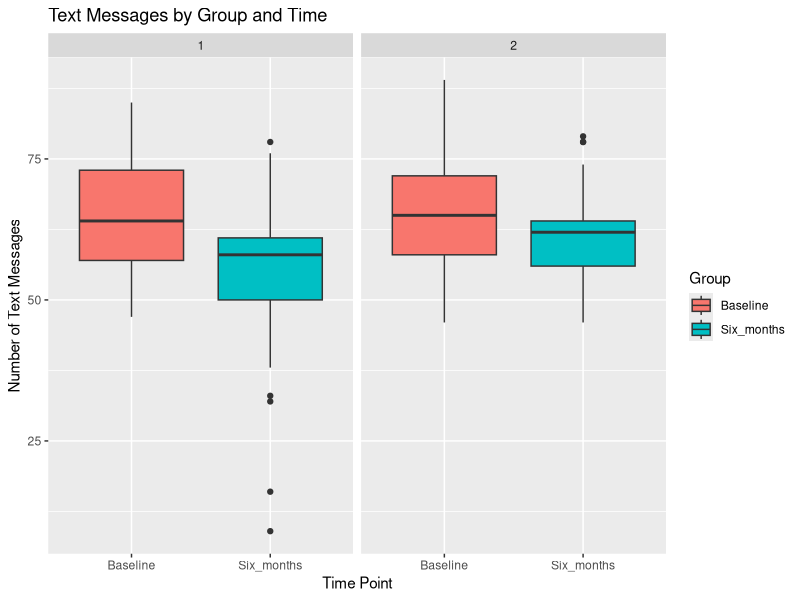
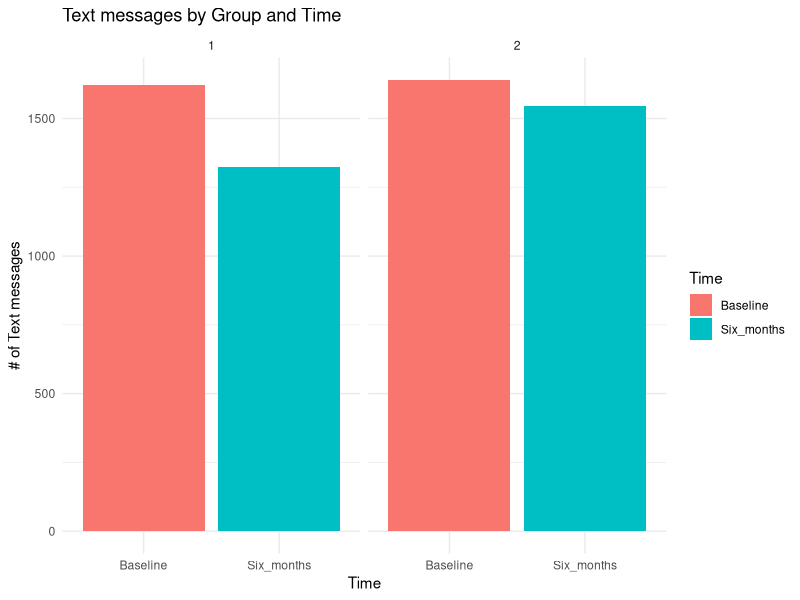

Source code (R) for these figures, in order:
## ---- chunk 1
knitr::opts_chunk$set(echo = TRUE)
## ---- chunk 2
df <- read.csv("TextMessages.csv")
## ---- chunk 3
library(tidyverse)
df_long <- df %>% pivot_longer(cols = c(Baseline, Six_months), names_to = "Time", values_to = "Text_Count")

## ---- chunk 4
library(ggplot2)
ggplot(df_long, aes(x = Time, y = Text_Count, fill = Time)) + geom_boxplot() + facet_wrap(~Group) +
  labs(title = "Text Messages by Group and Time", x = "Time Point", y = "Number of Text Messages",
       fill = "Group") 
## ---- chunk 5
library(tidyverse)

df <- readr::read_csv("TextMessages.csv")

# reshape data to combine our time (baseline and 6 months) into one column

df_combine <- df %>% 
  pivot_longer(
    cols = c(Baseline, Six_months),
    names_to = "Time",
    values_to = "Messages"
  )

# create our facted bar plot

ggplot(df_combine, aes(x = Time, y = Messages, fill = Time)) +
  geom_col() +
  facet_wrap(~ Group) +
  labs(
    title = "Text messages by Group and Time",
    x = "Time",
    y = "# of Text messages",
    fill = "Time"
  ) +
  theme_minimal()
## ---- chunk 6
library(tidyverse)

readr::read_csv("TextMessages.csv")

# reshape data to combine our time (baseline and 6 months) into one column

df_combine <- df %>% 
  pivot_longer(
    cols = c(Baseline, Six_months),
    names_to = "Time",
    values_to = "Messages"
  )

# output our summary statistics

summary_stats <- df_combine %>% 
  group_by(Group, Time) %>% 
  summarise(
    mean = mean(Messages),
    sd = sd(Messages),
    n = n(),
    var = var(Messages),
    min = min(Messages),
    max = max(Messages),
    IQR = IQR(Messages),
    median = median(Messages),
    .groups = "drop"
  )

# place summary stats in a table

knitr::kable(summary_stats, digits = 2,
             caption = "Summary Statistics for Messages by Group and Time")
